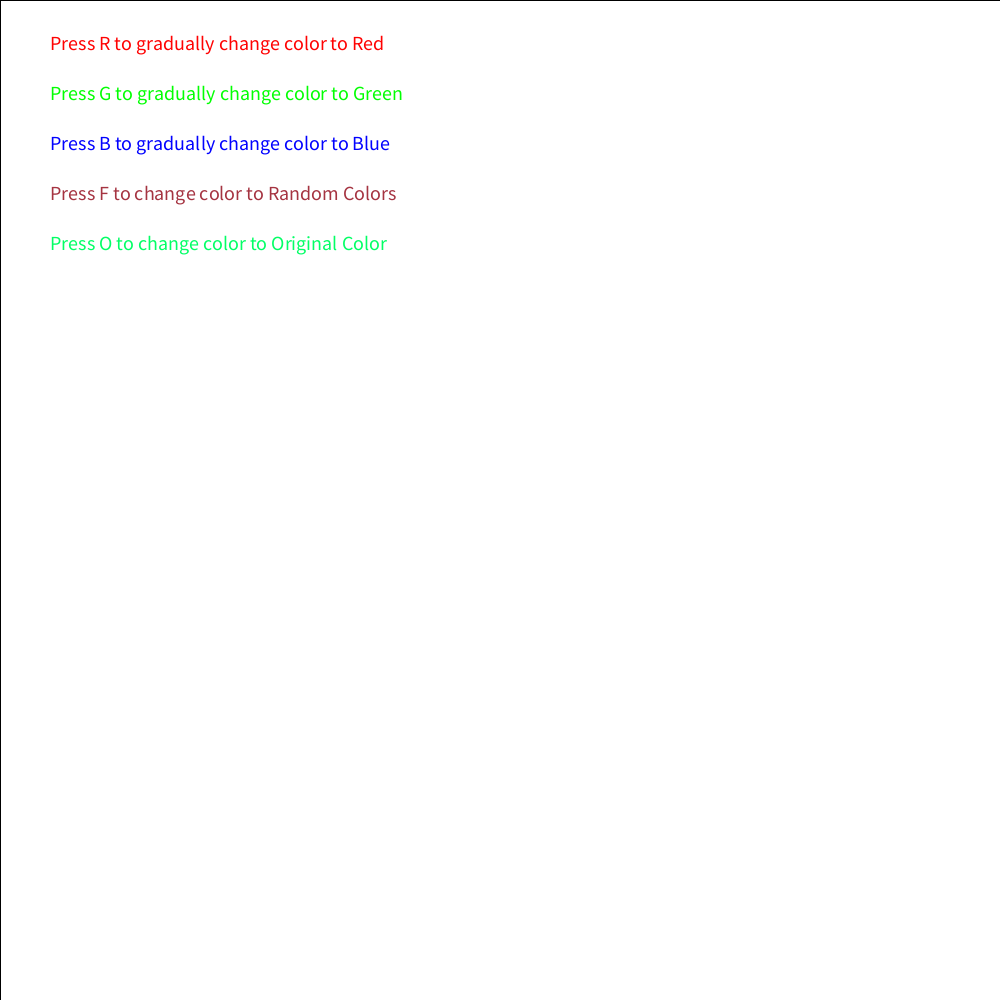
Frame 1 (no input)
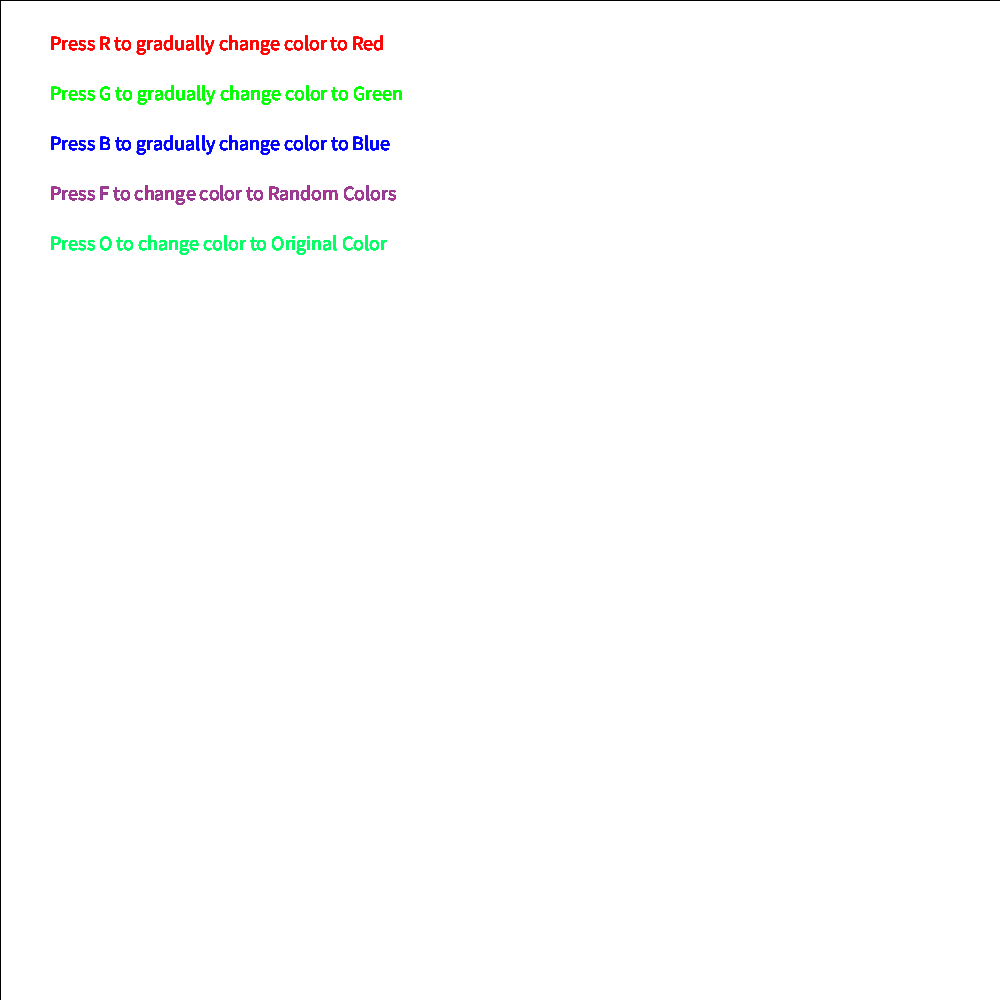
Frame 60 (the mouse pressed at the canvas centre just before this capture)
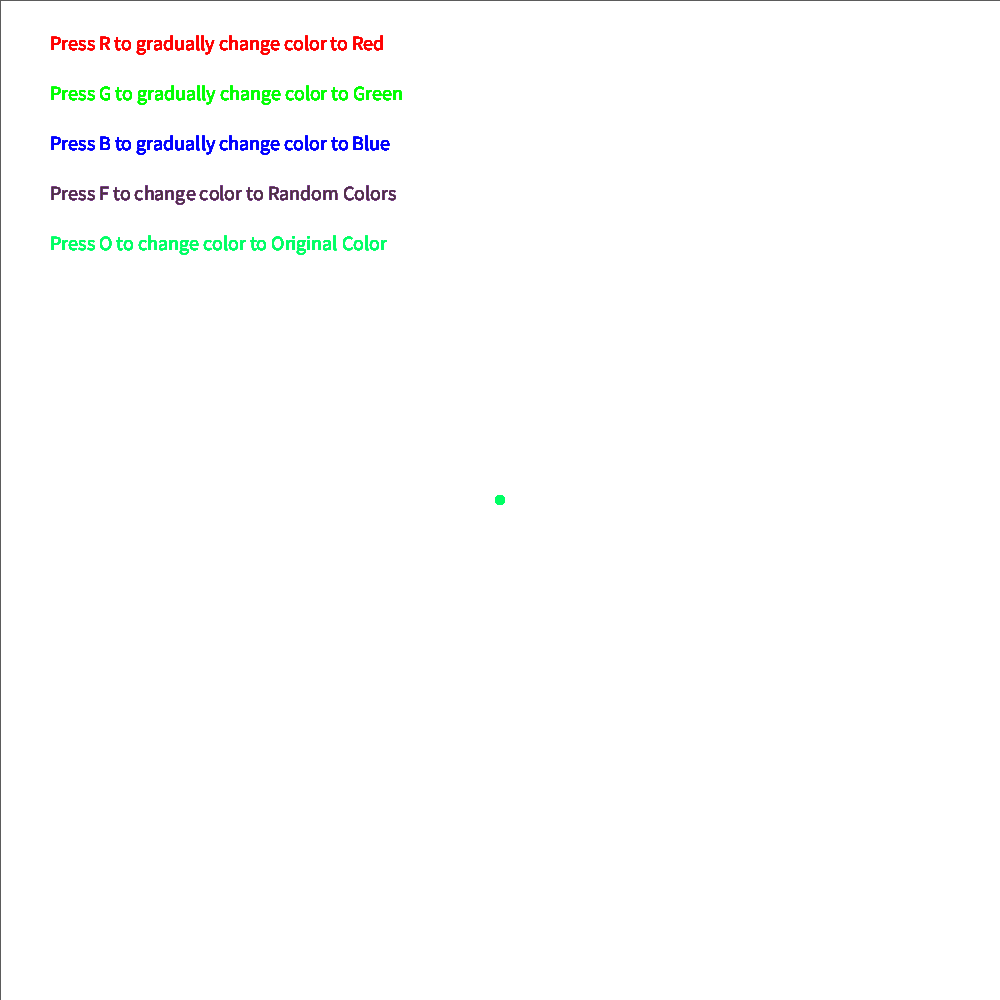
Frame 120 (the mouse held since frame 60 and released just before this capture)

The Processing sketch that drew these frames (run headless with seeded random() and noise(); from frame 60 on, the mouse is pressed at the canvas centre):

// Processing sketch: Cecil_Boey_Week2_ADF
// ── Cecil_Boey_Week2_ADF.pde
int brushSize; 
float red;
float g;
float b;
float q;
float w;
float e;






void setup(){
  size(1000, 1000); 
  background(255); 
  brushSize = 10; 
  red = 0;
  g = 255;
  b = 100;
  
  
  
  
  
}

void draw(){
  
  q = random(0,255);
  w = random(50,2);
  e = random(10,220);
  
  fill(255,0,0); 
  textSize(20);
  text("Press R to gradually change color to Red",50,50);
  
  fill(0,255,0); 
  textSize(20);
  text("Press G to gradually change color to Green",50,100);
  
  fill(0,0,255); 
  textSize(20);
  text("Press B to gradually change color to Blue",50,150);
  
  fill(q,w,e); 
  textSize(20);
  text("Press F to change color to Random Colors",50,200);
  
  fill(0,255,100); 
  textSize(20);
  text("Press O to change color to Original Color",50,250);
 
  fill(255, 2); 
  rect(0, 0, width, height); 
  
  
  
  
  if(mousePressed){
  
    switch(key){     // similar to IF statments, but are in constant loop check for IFs
    case 'r':
    red+=5; b-=5; g-=5;
    break;
    
    case 'g':
    red -=5; b-=5; g +=5;
    break;
    
    case 'b':
    red-=5; b+=5; g-=5;
    break;
    
     case 'f':
    red = random(0,255); g = random(0,255); b = random(0,255);
    break;
    
    case 'o':
    red = 0; g=255; b=100;
    break;
    }
    
    
    fill(red, g, b);
    noStroke(); 
    ellipse(mouseX, mouseY, brushSize, brushSize);
    
    if(red<0) red=0;
    if(red>255) red=255;
    if(g<0) g=0;
    if(g>255) g=255;
    if(b<0) b=0;
    if(b>255) b=255;
  
}
   

 
  
  //if(keyPressed){
  //  brushSize += 10; 
  //}
}

void keyPressed(){
  if(key == CODED){
    if(keyCode == UP && brushSize <= 500){
      brushSize += 10; 
    }else if(keyCode == DOWN && brushSize >10){
      brushSize -= 10; 
    }
  }    
    


  
  

    
    
  
}
